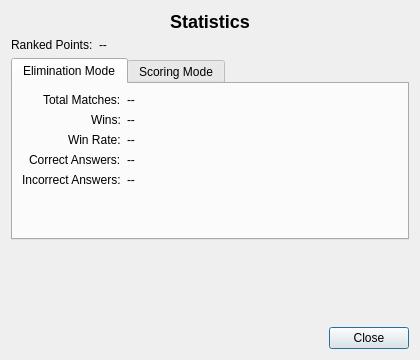
<?xml version="1.0" encoding="UTF-8"?>
<ui version="4.0">
 <class>StatsWindow</class>
 <widget class="QDialog" name="StatsWindow">
  <property name="geometry">
   <rect>
    <x>0</x>
    <y>0</y>
    <width>420</width>
    <height>360</height>
   </rect>
  </property>
  <property name="windowTitle">
   <string>Player Statistics</string>
  </property>
  <layout class="QVBoxLayout" name="verticalLayout">
   <item>
    <widget class="QLabel" name="lblHeading">
     <property name="text">
      <string>Statistics</string>
     </property>
     <property name="alignment">
      <set>Qt::AlignCenter</set>
     </property>
     <property name="styleSheet">
      <string notr="true">font-size: 18px; font-weight: bold;</string>
     </property>
    </widget>
   </item>
    <item>
     <layout class="QFormLayout" name="formRanked">
      <property name="labelAlignment">
      <set>Qt::AlignRight|Qt::AlignVCenter</set>
      </property>
      <item row="0" column="0">
      <widget class="QLabel" name="lblRankedPoints">
       <property name="text">
        <string>Ranked Points:</string>
       </property>
      </widget>
      </item>
      <item row="0" column="1">
      <widget class="QLabel" name="lblRankedPointsValue">
       <property name="text">
        <string>--</string>
       </property>
      </widget>
      </item>
     </layout>
    </item>
    <item>
     <widget class="QTabWidget" name="tabWidget">
      <property name="currentIndex">
        <number>0</number>
      </property>
      <widget class="QWidget" name="tabElimination">
        <attribute name="title">
         <string>Elimination Mode</string>
        </attribute>
        <layout class="QFormLayout" name="formElimination">
         <property name="labelAlignment">
          <set>Qt::AlignRight|Qt::AlignVCenter</set>
         </property>
         <item row="0" column="0">
          <widget class="QLabel" name="lblElimMatches">
            <property name="text">
             <string>Total Matches:</string>
            </property>
          </widget>
         </item>
         <item row="0" column="1">
          <widget class="QLabel" name="lblElimMatchesValue">
            <property name="text">
             <string>--</string>
            </property>
          </widget>
         </item>
         <item row="1" column="0">
          <widget class="QLabel" name="lblElimWins">
            <property name="text">
             <string>Wins:</string>
            </property>
          </widget>
         </item>
         <item row="1" column="1">
          <widget class="QLabel" name="lblElimWinsValue">
            <property name="text">
             <string>--</string>
            </property>
          </widget>
         </item>
         <item row="2" column="0">
          <widget class="QLabel" name="lblElimWinRate">
            <property name="text">
             <string>Win Rate:</string>
            </property>
          </widget>
         </item>
         <item row="2" column="1">
          <widget class="QLabel" name="lblElimWinRateValue">
            <property name="text">
             <string>--</string>
            </property>
          </widget>
         </item>
         <item row="3" column="0">
          <widget class="QLabel" name="lblElimCorrect">
            <property name="text">
             <string>Correct Answers:</string>
            </property>
          </widget>
         </item>
         <item row="3" column="1">
          <widget class="QLabel" name="lblElimCorrectValue">
            <property name="text">
             <string>--</string>
            </property>
          </widget>
         </item>
         <item row="4" column="0">
          <widget class="QLabel" name="lblElimIncorrect">
            <property name="text">
             <string>Incorrect Answers:</string>
            </property>
          </widget>
         </item>
         <item row="4" column="1">
          <widget class="QLabel" name="lblElimIncorrectValue">
            <property name="text">
             <string>--</string>
            </property>
          </widget>
         </item>
        </layout>
      </widget>
      <widget class="QWidget" name="tabScoring">
        <attribute name="title">
         <string>Scoring Mode</string>
        </attribute>
        <layout class="QFormLayout" name="formScoring">
         <property name="labelAlignment">
          <set>Qt::AlignRight|Qt::AlignVCenter</set>
         </property>
         <item row="0" column="0">
          <widget class="QLabel" name="lblScoreMatches">
            <property name="text">
             <string>Total Matches:</string>
            </property>
          </widget>
         </item>
         <item row="0" column="1">
          <widget class="QLabel" name="lblScoreMatchesValue">
            <property name="text">
             <string>--</string>
            </property>
          </widget>
         </item>
         <item row="1" column="0">
          <widget class="QLabel" name="lblScoreWins">
            <property name="text">
             <string>Wins:</string>
            </property>
          </widget>
         </item>
         <item row="1" column="1">
          <widget class="QLabel" name="lblScoreWinsValue">
            <property name="text">
             <string>--</string>
            </property>
          </widget>
         </item>
         <item row="2" column="0">
          <widget class="QLabel" name="lblScoreWinRate">
            <property name="text">
             <string>Win Rate:</string>
            </property>
          </widget>
         </item>
         <item row="2" column="1">
          <widget class="QLabel" name="lblScoreWinRateValue">
            <property name="text">
             <string>--</string>
            </property>
          </widget>
         </item>
         <item row="3" column="0">
          <widget class="QLabel" name="lblScoreHigh">
            <property name="text">
             <string>High Score:</string>
            </property>
          </widget>
         </item>
         <item row="3" column="1">
          <widget class="QLabel" name="lblScoreHighValue">
            <property name="text">
             <string>--</string>
            </property>
          </widget>
         </item>
         <item row="4" column="0">
          <widget class="QLabel" name="lblScoreCorrect">
            <property name="text">
             <string>Correct Answers:</string>
            </property>
          </widget>
         </item>
         <item row="4" column="1">
          <widget class="QLabel" name="lblScoreCorrectValue">
            <property name="text">
             <string>--</string>
            </property>
          </widget>
         </item>
         <item row="5" column="0">
          <widget class="QLabel" name="lblScoreIncorrect">
            <property name="text">
             <string>Incorrect Answers:</string>
            </property>
          </widget>
         </item>
         <item row="5" column="1">
          <widget class="QLabel" name="lblScoreIncorrectValue">
            <property name="text">
             <string>--</string>
            </property>
          </widget>
         </item>
         <item row="6" column="0">
          <widget class="QLabel" name="lblScoreAverage">
            <property name="text">
             <string>Average Score:</string>
            </property>
          </widget>
         </item>
         <item row="6" column="1">
          <widget class="QLabel" name="lblScoreAverageValue">
            <property name="text">
             <string>--</string>
            </property>
          </widget>
         </item>
        </layout>
      </widget>
     </widget>
    </item>
   <item>
    <spacer name="verticalSpacer">
     <property name="orientation">
      <enum>Qt::Vertical</enum>
     </property>
     <property name="sizeHint" stdset="0">
      <size>
       <width>20</width>
       <height>20</height>
      </size>
     </property>
    </spacer>
   </item>
   <item>
    <widget class="QDialogButtonBox" name="buttonBox">
     <property name="orientation">
      <enum>Qt::Horizontal</enum>
     </property>
     <property name="standardButtons">
      <set>QDialogButtonBox::Close</set>
     </property>
    </widget>
   </item>
  </layout>
 </widget>
 <resources/>
 <connections>
  <connection>
   <sender>buttonBox</sender>
   <signal>rejected()</signal>
   <receiver>StatsWindow</receiver>
   <slot>reject()</slot>
   <hints>
    <hint type="sourcelabel">
     <x>275</x>
     <y>328</y>
    </hint>
    <hint type="destinationlabel">
     <x>174</x>
     <y>179</y>
    </hint>
   </hints>
  </connection>
 </connections>
</ui>
